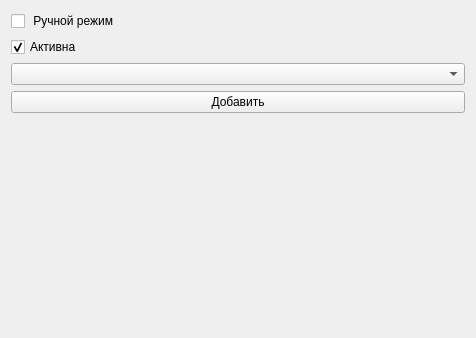
<?xml version="1.0" encoding="UTF-8"?>
<ui version="4.0">
 <class>PageSAR</class>
 <widget class="QWidget" name="PageSAR">
  <property name="geometry">
   <rect>
    <x>0</x>
    <y>0</y>
    <width>476</width>
    <height>338</height>
   </rect>
  </property>
  <property name="windowTitle">
   <string>PageSAR</string>
  </property>
  <layout class="QGridLayout" name="gridLayout_2">
   <item row="0" column="0">
    <widget class="QCheckBox" name="checkBox_manual">
     <property name="text">
      <string> Ручной режим</string>
     </property>
    </widget>
   </item>
   <item row="1" column="0">
    <widget class="QCheckBox" name="checkBox_Active">
     <property name="text">
      <string>Активна</string>
     </property>
     <property name="checked">
      <bool>true</bool>
     </property>
    </widget>
   </item>
   <item row="4" column="0">
    <spacer name="verticalSpacer">
     <property name="orientation">
      <enum>Qt::Vertical</enum>
     </property>
     <property name="sizeHint" stdset="0">
      <size>
       <width>20</width>
       <height>288</height>
      </size>
     </property>
    </spacer>
   </item>
   <item row="2" column="0">
    <widget class="QComboBox" name="comboBox_numberSar"/>
   </item>
   <item row="3" column="0">
    <widget class="QPushButton" name="pushButton_addSar">
     <property name="text">
      <string>Добавить</string>
     </property>
    </widget>
   </item>
   <item row="0" column="1" rowspan="5">
    <layout class="QGridLayout" name="gridLayout"/>
   </item>
  </layout>
 </widget>
 <layoutdefault spacing="6" margin="11"/>
 <resources/>
 <connections/>
</ui>
